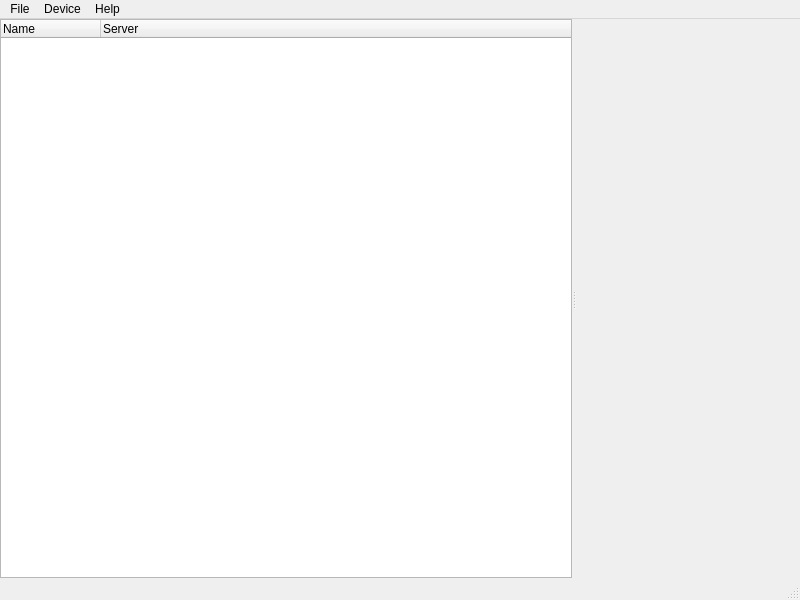
<?xml version="1.0" encoding="UTF-8"?>
<ui version="4.0">
 <class>MainWindow</class>
 <widget class="QMainWindow" name="MainWindow">
  <property name="geometry">
   <rect>
    <x>0</x>
    <y>0</y>
    <width>800</width>
    <height>600</height>
   </rect>
  </property>
  <property name="windowTitle">
   <string>Quango</string>
  </property>
  <widget class="QWidget" name="centralwidget">
   <layout class="QVBoxLayout" name="verticalLayout">
    <property name="margin">
     <number>0</number>
    </property>
    <item>
     <widget class="QSplitter" name="splitter">
      <property name="orientation">
       <enum>Qt::Horizontal</enum>
      </property>
      <widget class="QTreeWidget" name="tree">
       <column>
        <property name="text">
         <string>Name</string>
        </property>
       </column>
       <column>
        <property name="text">
         <string>Server</string>
        </property>
       </column>
      </widget>
      <widget class="QFrame" name="frame">
       <property name="frameShape">
        <enum>QFrame::NoFrame</enum>
       </property>
       <property name="frameShadow">
        <enum>QFrame::Plain</enum>
       </property>
      </widget>
     </widget>
    </item>
   </layout>
  </widget>
  <widget class="QMenuBar" name="menubar">
   <property name="geometry">
    <rect>
     <x>0</x>
     <y>0</y>
     <width>800</width>
     <height>27</height>
    </rect>
   </property>
   <widget class="QMenu" name="menuFile">
    <property name="title">
     <string>File</string>
    </property>
    <addaction name="actionAdd_Tango_host"/>
    <addaction name="separator"/>
    <addaction name="actionQuit"/>
   </widget>
   <widget class="QMenu" name="menuDevice">
    <property name="title">
     <string>Device</string>
    </property>
    <addaction name="actionBreak_out"/>
   </widget>
   <widget class="QMenu" name="menuHelp">
    <property name="title">
     <string>Help</string>
    </property>
    <addaction name="actionAbout"/>
   </widget>
   <addaction name="menuFile"/>
   <addaction name="menuDevice"/>
   <addaction name="menuHelp"/>
  </widget>
  <widget class="QStatusBar" name="statusbar"/>
  <action name="actionQuit">
   <property name="text">
    <string>Quit</string>
   </property>
   <property name="shortcut">
    <string>Ctrl+Q</string>
   </property>
  </action>
  <action name="actionAbout">
   <property name="text">
    <string>About</string>
   </property>
  </action>
  <action name="actionBreak_out">
   <property name="text">
    <string>Break out</string>
   </property>
  </action>
  <action name="actionAdd_Tango_host">
   <property name="text">
    <string>Add Tango host...</string>
   </property>
   <property name="shortcut">
    <string>Ctrl+O</string>
   </property>
  </action>
 </widget>
 <resources/>
 <connections/>
</ui>
